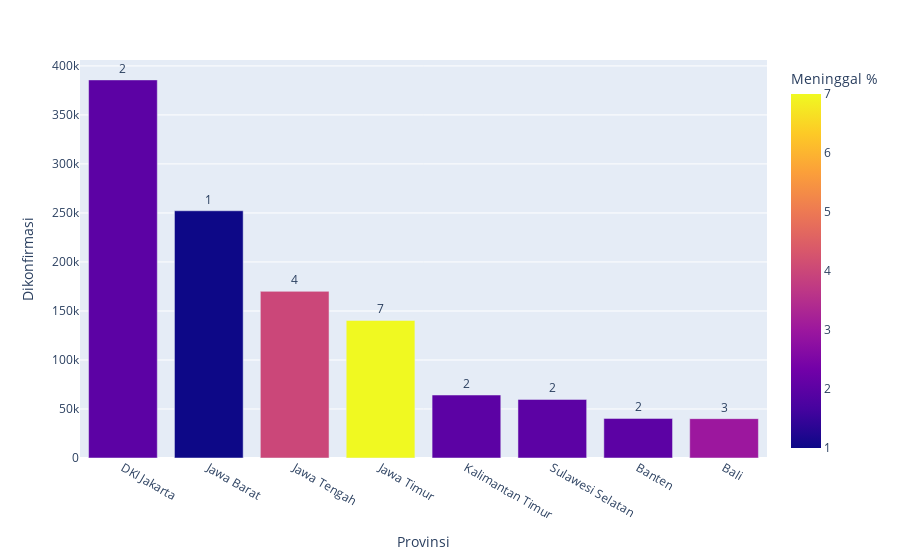

Notebook cell for this chart:
### Code cell
df_sort_5_1 = df_sort.nlargest(8, "Dikonfirmasi")
df_sort_5_1.sort_values(by = "Dikonfirmasi", ascending = False, inplace = True)
fig = px.bar(df_sort_5_1, x='Provinsi', y='Dikonfirmasi', hover_data = ["Meninggal %"],
             color='Meninggal %', text = 'Meninggal %')
fig.update_traces(texttemplate='%{text:.0f}', textposition='outside')

### Figure 1 — Plotly figure (JSON) as saved in the notebook; plotly's stock layout.template omitted (floating-point values rounded to 4 significant figures)
{"data": [{"alignmentgroup": "True", "customdata": [[2], [1], [4], [7], [2], [2], [2], [3]], "hovertemplate": "Provinsi=%{x}<br>Dikonfirmasi=%{y}<br>Meninggal %=%{marker.color}<extra></extra>", "legendgroup": "", "marker": {"color": [2, 1, 4, 7, 2, 2, 2, 3], "coloraxis": "coloraxis"}, "name": "", "offsetgroup": "", "orientation": "v", "showlegend": false, "text": [2, 1, 4, 7, 2, 2, 2, 3], "textposition": "outside", "texttemplate": "%{text:.0f}", "type": "bar", "x": ["DKI Jakarta", "Jawa Barat", "Jawa Tengah", "Jawa Timur", "Kalimantan Timur", "Sulawesi Selatan", "Banten", "Bali"], "xaxis": "x", "y": [385730, 252207, 169993, 140331, 64253, 59786, 40424, 40166], "yaxis": "y"}], "layout": {"barmode": "relative", "coloraxis": {"colorbar": {"title": {"text": "Meninggal %"}}, "colorscale": [[0, "#0d0887"], [0.1111, "#46039f"], [0.2222, "#7201a8"], [0.3333, "#9c179e"], [0.4444, "#bd3786"], [0.5556, "#d8576b"], [0.6667, "#ed7953"], [0.7778, "#fb9f3a"], [0.8889, "#fdca26"], [1, "#f0f921"]]}, "legend": {"tracegroupgap": 0}, "margin": {"t": 60}, "xaxis": {"anchor": "y", "domain": [0, 1], "title": {"text": "Provinsi"}}, "yaxis": {"anchor": "x", "domain": [0, 1], "title": {"text": "Dikonfirmasi"}}}}
